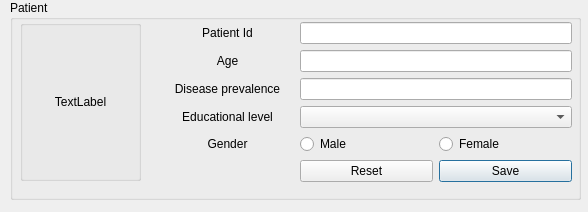
<?xml version="1.0" encoding="UTF-8"?>
<ui version="4.0">
 <class>Dialog</class>
 <widget class="QDialog" name="Dialog">
  <property name="geometry">
   <rect>
    <x>0</x>
    <y>0</y>
    <width>588</width>
    <height>212</height>
   </rect>
  </property>
  <property name="minimumSize">
   <size>
    <width>588</width>
    <height>212</height>
   </size>
  </property>
  <property name="maximumSize">
   <size>
    <width>588</width>
    <height>212</height>
   </size>
  </property>
  <property name="windowTitle">
   <string>Dialog</string>
  </property>
  <widget class="QGroupBox" name="groupBox">
   <property name="geometry">
    <rect>
     <x>10</x>
     <y>0</y>
     <width>571</width>
     <height>200</height>
    </rect>
   </property>
   <property name="sizePolicy">
    <sizepolicy hsizetype="Expanding" vsizetype="Expanding">
     <horstretch>0</horstretch>
     <verstretch>0</verstretch>
    </sizepolicy>
   </property>
   <property name="minimumSize">
    <size>
     <width>555</width>
     <height>200</height>
    </size>
   </property>
   <property name="title">
    <string>Patient</string>
   </property>
   <widget class="QGroupBox" name="groupBox_3">
    <property name="geometry">
     <rect>
      <x>10</x>
      <y>20</y>
      <width>121</width>
      <height>161</height>
     </rect>
    </property>
    <property name="minimumSize">
     <size>
      <width>121</width>
      <height>161</height>
     </size>
    </property>
    <property name="maximumSize">
     <size>
      <width>121</width>
      <height>161</height>
     </size>
    </property>
    <property name="title">
     <string/>
    </property>
    <layout class="QGridLayout" name="gridLayout_2">
     <item row="0" column="0">
      <widget class="QLabel" name="patient_image_label">
       <property name="text">
        <string>TextLabel</string>
       </property>
       <property name="alignment">
        <set>Qt::AlignCenter</set>
       </property>
      </widget>
     </item>
    </layout>
   </widget>
   <widget class="QWidget" name="layoutWidget">
    <property name="geometry">
     <rect>
      <x>151</x>
      <y>22</y>
      <width>411</width>
      <height>161</height>
     </rect>
    </property>
    <layout class="QGridLayout" name="gridLayout">
     <item row="0" column="2" colspan="2">
      <widget class="QLineEdit" name="patient_tex">
       <property name="minimumSize">
        <size>
         <width>200</width>
         <height>0</height>
        </size>
       </property>
      </widget>
     </item>
     <item row="4" column="3">
      <widget class="QRadioButton" name="female_patient_radioButton">
       <property name="text">
        <string>Female</string>
       </property>
      </widget>
     </item>
     <item row="2" column="2" colspan="2">
      <widget class="QLineEdit" name="age_patient_text_2">
       <property name="minimumSize">
        <size>
         <width>200</width>
         <height>0</height>
        </size>
       </property>
      </widget>
     </item>
     <item row="1" column="0">
      <widget class="QLabel" name="label_5">
       <property name="text">
        <string>Age</string>
       </property>
       <property name="alignment">
        <set>Qt::AlignCenter</set>
       </property>
      </widget>
     </item>
     <item row="4" column="2">
      <widget class="QRadioButton" name="male_patient_radioButton">
       <property name="text">
        <string>Male</string>
       </property>
      </widget>
     </item>
     <item row="4" column="0">
      <widget class="QLabel" name="label_7">
       <property name="text">
        <string>Gender</string>
       </property>
       <property name="alignment">
        <set>Qt::AlignCenter</set>
       </property>
      </widget>
     </item>
     <item row="0" column="0">
      <widget class="QLabel" name="label_4">
       <property name="text">
        <string>Patient Id</string>
       </property>
       <property name="alignment">
        <set>Qt::AlignCenter</set>
       </property>
      </widget>
     </item>
     <item row="1" column="2" colspan="2">
      <widget class="QLineEdit" name="name_patient_text">
       <property name="minimumSize">
        <size>
         <width>200</width>
         <height>0</height>
        </size>
       </property>
      </widget>
     </item>
     <item row="2" column="0">
      <widget class="QLabel" name="label_8">
       <property name="text">
        <string>Disease prevalence</string>
       </property>
       <property name="alignment">
        <set>Qt::AlignCenter</set>
       </property>
      </widget>
     </item>
     <item row="3" column="0">
      <widget class="QLabel" name="label_6">
       <property name="text">
        <string>Educational level</string>
       </property>
       <property name="alignment">
        <set>Qt::AlignCenter</set>
       </property>
      </widget>
     </item>
     <item row="3" column="2" colspan="2">
      <widget class="QComboBox" name="comboBox"/>
     </item>
     <item row="5" column="3">
      <widget class="QPushButton" name="pushButton">
       <property name="text">
        <string>Save</string>
       </property>
      </widget>
     </item>
     <item row="5" column="2">
      <widget class="QPushButton" name="pushButton_2">
       <property name="text">
        <string>Reset</string>
       </property>
      </widget>
     </item>
    </layout>
   </widget>
  </widget>
 </widget>
 <resources/>
 <connections/>
</ui>
